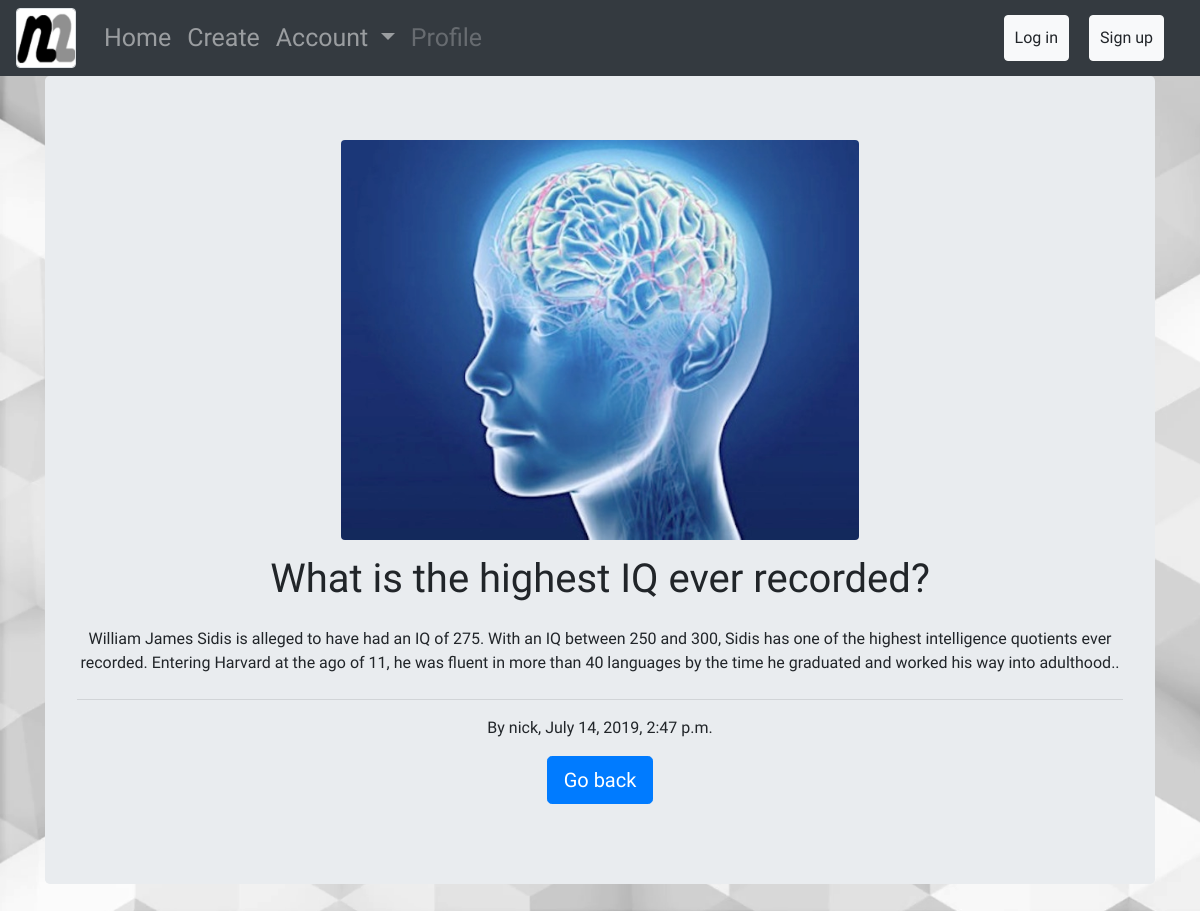
Page /what-is-the-highest-iq-ever-recorded- on the committed database.
### articles/models.py (models this page shows, shortened)
class Article(models.Model):
    title = models.CharField(max_length=100)
    slug = models.SlugField()
    body = models.TextField()
    date = models.DateTimeField(auto_now_add = True)
    thumb = models.ImageField(default='default.png', blank = True)
    author = models.ForeignKey(User, on_delete=models.CASCADE, default=None)

### articles/views.py (the view)
# urls.py: path('<str:slug>', views.article_detail, name="detail"),
def article_detail(request, slug):
    article = Article.objects.get(slug = slug)
    return render(request, 'article_detail.html', { 'article': article })

### articles/templates/article_detail.html
{% extends 'base.html' %}
{% block content %}
<div class="jumbotron">
  <div style="overflow:hidden; " class="mx-auto d-flex justify-content-around">
    <img src="media/{{ article.thumb }}"  class="mx-auto rounded" style="max-height:400px" alt="Image">
</div>
<h1 class="display-5" style="margin-top:15px">{{article.title}}</h1>
  <p class="my-4">{{article.body}}.</p>
  <hr class="lead">
  <p>By {{article.author}}, {{ article.date }}</p>
  <p class="lead">
    <a class="btn btn-primary btn-lg" href="{% url 'articles:list' %}" role="button">Go back</a>
  </p>
</div>
{% endblock %}

### static/css/style.css (style rules this page uses)
* { margin: 0px; padding: 0px; }
body { background: #ecf1f5; text-align:center; }

### rows in the picture
Article: thumb (picture), title "What is the highest IQ ever recorded?", body "William James Sidis is alleged to have had an IQ of 275. With an IQ between 250 and 300, Sidis has one of the highest intelligence quotients ever recorded. Entering Harvard at the ago of 11, he was fluent in more than 40 languages by the time he graduated and worked his way into adulthood.", author "nick", date "July 14, 2019, 2:47 p.m."
